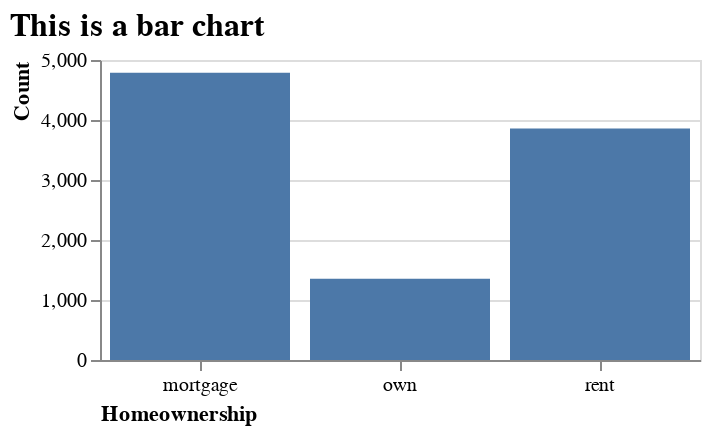

Notebook cell for this chart:
### Markdown cell above
## Customized bar chart

### Code cell
chart = alt.Chart(source).mark_bar().encode(
    alt.X('homeownership', axis=alt.Axis(title="Homeownership", titleAnchor="start", labelAngle=0)),
    alt.Y('count(homeownership)', axis=alt.Axis(title = "Count", titleAnchor="end")),
).properties(
    title='This is a bar chart',
    width=300,
    height=150
)

chart.configure_title(
    fontSize=16,
    font='Arial',
    anchor='start',
    color='black'
)

### Figure 1 — Vega-Lite specification as saved in the notebook (floating-point values rounded to 4 significant figures; data arrays with more than 128 entries replaced by an {"elided": "..."} marker saying what was removed)
{"config": {"view": {"continuousWidth": 400, "continuousHeight": 300}, "title": {"anchor": "start", "color": "black", "font": "Arial", "fontSize": 16}}, "data": {"name": "data-1af1ec55a6d3073ad1d910e908b9c1bc"}, "mark": "bar", "encoding": {"x": {"axis": {"labelAngle": 0, "title": "Homeownership", "titleAnchor": "start"}, "field": "homeownership", "type": "nominal"}, "y": {"aggregate": "count", "axis": {"title": "Count", "titleAnchor": "end"}, "field": "homeownership", "type": "nominal"}}, "height": 150, "title": "This is a bar chart", "width": 300, "$schema": "https://vega.github.io/schema/vega-lite/v4.17.0.json", "datasets": {"data-1af1ec55a6d3073ad1d910e908b9c1bc": {"elided": "10000 records"}}}
